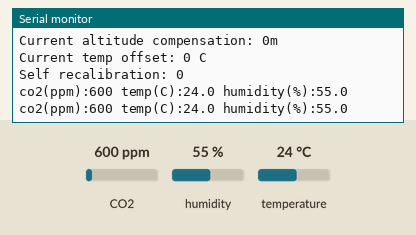
Recording of a sketch running on a simulated Arduino Uno, built for the host (arithmetic inside an expression is 32-bit, double 64-bit). Shown: the last lines printed to the serial monitor. Inputs (shaded band) come from the test bench; at power-on: CO2 600 ppm, humidity 55 %, temperature 24 °C.

Above: at 9.2 s.
9.3 s: CO2 set to 452 ppm
At 10.6 s:
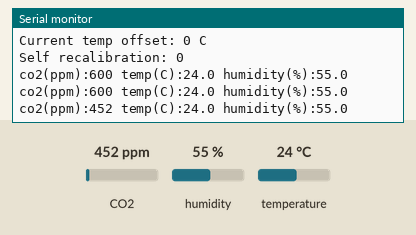
10.8 s: humidity set to 22 %
At 11.9 s:
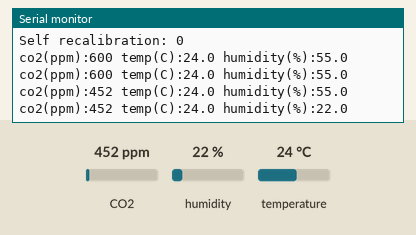
12.3 s: temperature set to 12 °C
At 13.8 s:
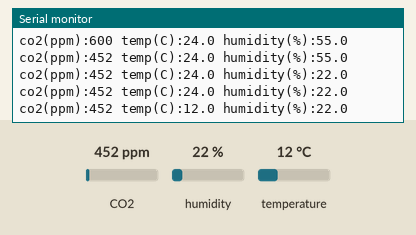

Measured:
- after the input at 9.3 s, the serial monitor: prints a new line after 0.81 s (image 1)
- after the input at 10.8 s, the serial monitor: prints a new line after 0.31 s (image 2)
- after the input at 12.3 s, the serial monitor: prints a new line after 0.81 s (image 3)

The sketch:

SCD-calibration.ino
```cpp
// (licence header left out)
#include <Wire.h>

#include "SparkFun_SCD30_Arduino_Library.h"  //Click here to get the library: http://librarymanager/All#SparkFun_SCD30
SCD30 airSensor;

void setup() {
  Serial.begin(9600);
  delay(8000);
  Serial.println(__FILE__);
  Serial.println("SCD30 settings... ");
  Wire.begin();

  if (airSensor.begin() == false) {
    Serial.println("Air sensor not detected. Please check wiring.");
    while (1) {};
  }

  airSensor.setMeasurementInterval(25);  //Change number of seconds between measurements: 2 to 1800 (30 minutes)

  //  unsigned int altitude = airSensor.getAltitudeCompensation();
  Serial.print("Current altitude compensation: ");
  Serial.print(airSensor.getAltitudeCompensation());
  Serial.println("m");
  airSensor.setAltitudeCompensation(0);  //Set altitude of the sensor in m, stored in non-volatile memory of SCD30

  // set this if you know it. otherwise leave at 0
  airSensor.setAmbientPressure(0);  //Current ambient pressure in mBar: 700 to 1200, will overwrite altitude compensation

  Serial.print("Current temp offset: ");
  Serial.print(airSensor.getTemperatureOffset());
  Serial.println(" C");
  airSensor.setTemperatureOffset(0);

  Serial.print("Self recalibration: ");
  Serial.println(airSensor.getAutoSelfCalibration());
  airSensor.setAutoSelfCalibration(false);

  // un-comment to set CO2 value in chamber. re-comment when done and upload
  //airSensor.setForcedRecalibrationFactor(486);
}

void loop() {
  if (airSensor.dataAvailable()) {
    Serial.print("\nco2(ppm):");
    Serial.print(airSensor.getCO2());

    Serial.print(" temp(C):");
    Serial.print(airSensor.getTemperature(), 1);

    Serial.print(" humidity(%):");
    Serial.print(airSensor.getHumidity(), 1);

    Serial.println();
  } else
    Serial.print(".");

  delay(1000);
}
```
